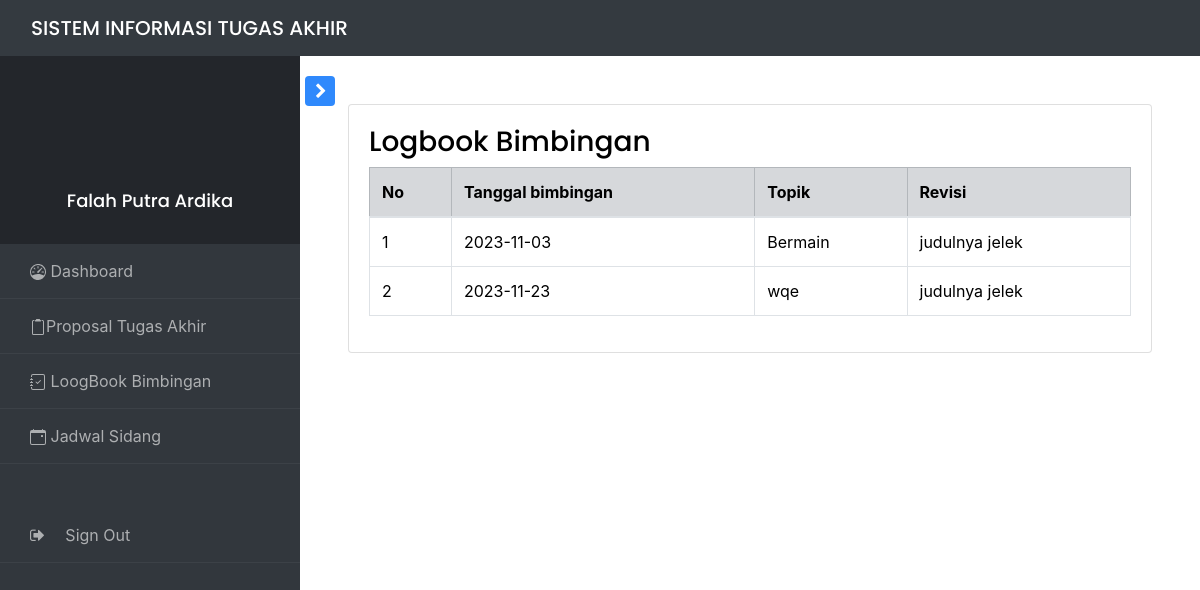
Page /views/Mahasiswa/logbook.php (signed in) on the committed database.
### tables this page shows
CREATE TABLE `mahasiswa` (
  `nim` int NOT NULL,
  `nip` int DEFAULT NULL,
  `nama_mhs` varchar(50) NOT NULL,
  `prodi_mhs` varchar(50) NOT NULL,
  `alamat` varchar(50) NOT NULL,
  `ttl` varchar(50) NOT NULL,
  `kontak` varchar(50) NOT NULL,
  `angkatan` varchar(20) NOT NULL
);

CREATE TABLE `bimbingan` (
  `id_bim` int NOT NULL,
  `tgl` date NOT NULL,
  `topik` varchar(100) NOT NULL,
  `revisi` varchar(100) NOT NULL,
  `nim` int NOT NULL,
  `nip` int NOT NULL
);

### controllers/mahasiswaController.php (called while the page is built, shortened)
<?php
include_once '../../models/mahasiswa.php';
class mahasiswaController{
    private $model;
    public function __construct($db){
        $this->model = new mahasiswa($db);
    }
    public function getnamabynim($nim){
        return $this->model->getnamabynim($nim);
    }
}

### models/mahasiswa.php (called while the page is built, shortened)
<?php
class mahasiswa{
    private $koneksi;
    public function __construct($db){
        $this->koneksi = $db;
    }
    public function getnamabynim($nim){
        $query = "SELECT nama_mhs FROM mahasiswa where nim='$nim'";
        $result = mysqli_query($this->koneksi,$query);
        return $result;
    }
    }
?>

### controllers/logbookController.php (called while the page is built, shortened)
<?php
include_once '../../models/logbookm.php';
class logbookController{
    private $model;
    public function __construct($db){
        $this->model = new logbook($db);
    }
    public function getlogbookbynim($nim){
        return $this->model->getlogbookbynim($nim);
    }
}
?>

### models/logbookm.php (called while the page is built, shortened)
<?php
class logbook{
    private $koneksi;
    public function __construct($db){
        $this->koneksi = $db;
    }
    public function getlogbookbynim($nim){
        $query = "SELECT * FROM bimbingan where nim = '$nim'";
        $result = mysqli_query($this->koneksi,$query);
        return $result;
    }
}
?>

### views/Mahasiswa/logbook.php (the view, shortened to what this page needs)
<?php
include_once '../../config.php';
include_once '../../controllers/logbookController.php';
include_once '../../controllers/mahasiswaController.php';
require '../../navbar_mhs.php';
$database = new database;
$db = $database->getKoneksi();
$nim = isset($_SESSION['nim']) ? $_SESSION['nim'] : null;
$logbookController = new logbookController($db);
$logbook = $logbookController->getlogbookbynim($nim);
?>
<div id="content" class="p-4 p-md-5 pt-5">
  <div class="card recent-sales overflow-auto">
    <div class="card-body">
      <h3>Logbook Bimbingan</h3>
      <table class="table table-bordered">
        <thead>
          <tr class="table-secondary">
            <th scope="col">No</th>
            <th scope="col">Tanggal bimbingan</th>
            <th scope="col">Topik</th>
            <th scope="col">Revisi</th>
          </tr>
        </thead>
        <tbody>
          <?php
          $no = 1;
          foreach ($logbook as $x) {
          ?>
            <tr>
              <td><?php echo $no++ ?></td>
              <td><?php echo $x['tgl'] ?></td>
              <td><?php echo $x['topik'] ?></td>
              <td><?php echo $x['revisi'] ?></td>
            </tr>
          <?php
          }
          ?>
        </tbody>
      </table>
    </div>
  </div>
  </body>
  </html>

### navbar_mhs.php (shortened to what this page needs)
<?php
include_once '../../config.php';
include_once '../../controllers/mahasiswaController.php';
$database = new database;
$db = $database->getKoneksi();
$nim = $_SESSION['nim'];
$mahasiswaController = new mahasiswaController($db);
$nama = $mahasiswaController->getnamabynim($nim);
?>
<!doctype html>
<html lang="en">
<head>
  <link rel="stylesheet" href="https://stackpath.bootstrapcdn.com/font-awesome/4.7.0/css/font-awesome.min.css">
  <link href="https://cdn.jsdelivr.net/npm/bootstrap@5.3.2/dist/css/bootstrap.min.css" rel="stylesheet">
  <link rel="stylesheet" href="assets/style.css">
  <link rel="stylesheet" href="https://cdnjs.cloudflare.com/ajax/libs/font-awesome/4.7.0/css/font-awesome.min.css">
  <link rel="stylesheet" href="https://stackpath.bootstrapcdn.com/bootstrap/4.3.1/css/bootstrap.min.css">
</head>
<body>
  <nav class="navbar navbar-expand-lg navbar-light bg-dark">
    <div class="container-fluid">
      <h2 class="navbar-brand mb-0" style="color: white;">SISTEM INFORMASI TUGAS AKHIR</h2>
    </div>
  </nav>
  <div class="wrapper d-flex align-items-stretch">
    <nav id="sidebar">
      <div class="custom-menu">
        <button type="button" id="sidebarCollapse" class="btn btn-primary">
        </button>
      </div>
      <div class="img bg-wrap text-center py-4" style="background-image: url(images/bg_1.jpg);">
        <div class="user-logo">
          <div class="img" style="background-image: url(images/logo.jpg);"></div>
          <h3><?php
              foreach ($nama as $d) {
                echo $d['nama_mhs'];
              }
              ?></h3>
        </div>
      </div>
      <ul class="list-unstyled components mb-5">
        <li>
          <a href="mahasiswa"> Dashboard</a>
        </li>
        <li>
          <a href="proposal">Proposal Tugas Akhir</a>
        </li>
        <li>
          <a href="tampil_logbook"> LoogBook Bimbingan</a>
        </li>
        <li>
          <a href="jadwal"> Jadwal Sidang</a>
        <li>
          <a href="login"><span class="fa fa-sign-out mr-3 mt-5"></span> Sign Out</a>
        </li>
      </ul>
    </nav>

### rows in the picture
mahasiswa: nama_mhs "Falah Putra Ardika"
bimbingan: tgl "2023-11-03", topik "Bermain", revisi "judulnya jelek"
bimbingan: tgl "2023-11-23", topik "wqe", revisi "judulnya jelek"
